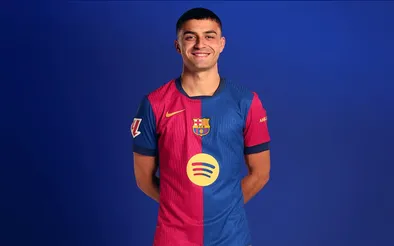
#> input picture test-img/pedri-test.webp, 394 x 246 px, shrunk from 1200 x 750 before the run
$ jupyter execute --allow-errors realmodel.ipynb   (shell and % lines are left out)
#> lines starting #> are read from the running program, lines starting #| are printed output that depends on the picture
[cell 1]
import numpy as np
import cv2
from matplotlib import pyplot as plt

[cell 2]
img = cv2.imread('./test-img/pedri-test.webp')
#> img is the input picture: shape (246, 394, 3); mean B, G, R 109.7, 45.1, 45.2
img.shape
#> Out = (246, 394, 3)

[cell 3]
plt.imshow(img)
plt.show()

[cell 4]
gray = cv2.cvtColor(img, cv2.COLOR_BGR2GRAY)
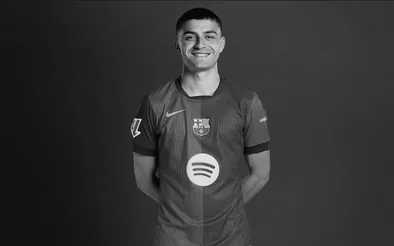
#> gray: shape (246, 394); min 0, max 250, mean 52.5
gray.shape
#> Out = (246, 394)

[cell 5]
gray

[cell 6]
plt.imshow(gray, cmap='gray')
plt.show()

[cell 7]
face_cascade = cv2.CascadeClassifier('./opencv/haarcascades/haarcascade_frontalface_default.xml')
eye_cascade = cv2.CascadeClassifier('./opencv/haarcascades/haarcascade_eye.xml')

faces = face_cascade.detectMultiScale(gray, 1.3, 5)
#> faces = [[174, 15, 56, 56]]
faces
#> Out = [[174, 15, 56, 56]]

[cell 8]
(x, y, w, h) = faces[0]
#> x = 174; y = 15; w = 56; h = 56
x, y, w, h
#> Out = (174, 15, 56, 56)

[cell 9]
face_img = cv2.rectangle(img,(x,y),(x+w,y+h),(255,0,0),2)
plt.imshow(face_img)
plt.show()

[cell 10]
cv2.destroyAllWindows()
for (x,y,w,h) in faces:
    face_img = cv2.rectangle(img,(x,y),(x+w,y+h),(255,0,0),2)
    roi_gray = gray[y:y+h, x:x+w]
    roi_color = face_img[y:y+h, x:x+w]
    eyes = eye_cascade.detectMultiScale(roi_gray)
    for (ex,ey,ew,eh) in eyes:
        cv2.rectangle(roi_color,(ex,ey),(ex+ew,ey+eh),(0,255,0),2)
#> this loop made 1 pass
#> pass 1, `roi_gray = gray[y:y+h, x:x+w]`:
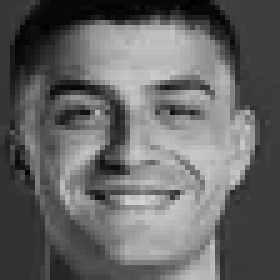
#> roi_gray: shape (56, 56) (shown 5 times larger); min 0, max 212, mean 101.4
#> pass 1, `roi_color = face_img[y:y+h, x:x+w]`:
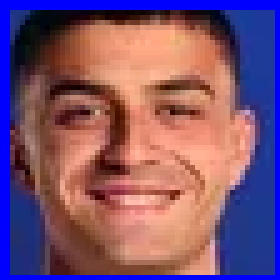
#> roi_color: shape (56, 56, 3) (shown 5 times larger); mean B, G, R 112, 83.7, 125


plt.figure()
plt.imshow(face_img, cmap='gray')
plt.show()

[cell 11]
plt.imshow(roi_color, cmap='gray')
plt.show()

[cell 12]
def get_cropped_image_if_2_eyes(image_path):
#> called with image_path = './test-img/raphinha-test.webp'
    img = cv2.imread(image_path)
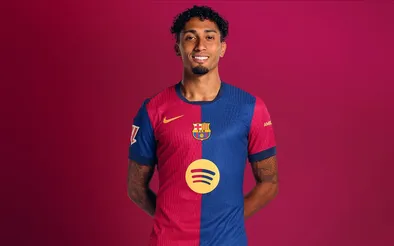
#> input picture test-img/raphinha-test.webp, 394 x 246 px, shrunk from 1200 x 750 before the run
#> img is the input picture: shape (246, 394, 3); mean B, G, R 61.2, 23.8, 130.8
    gray = cv2.cvtColor(img, cv2.COLOR_BGR2GRAY)
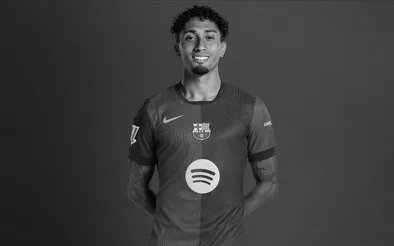
#> gray: shape (246, 394); min 0, max 241, mean 60.1
    faces = face_cascade.detectMultiScale(gray, 1.3, 5)
#> faces = [[173, 17, 56, 56]]
    for (x,y,w,h) in faces:
        roi_gray = gray[y:y+h, x:x+w]
        roi_color = img[y:y+h, x:x+w]
        eyes = eye_cascade.detectMultiScale(roi_gray)
        if len(eyes) >= 2:
            return roi_color
#> this loop made 1 pass
#> pass 1, in get_cropped_image_if_2_eyes, `roi_gray = gray[y:y+h, x:x+w]`:
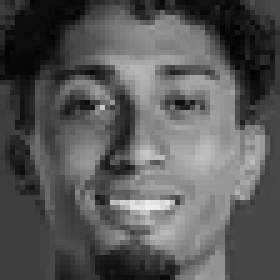
#> roi_gray: shape (56, 56) (shown 5 times larger); min 1, max 238, mean 88.2
#> pass 1, in get_cropped_image_if_2_eyes, `roi_color = img[y:y+h, x:x+w]`:
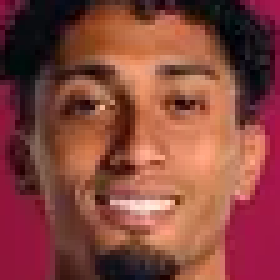
#> roi_color: shape (56, 56, 3) (shown 5 times larger); mean B, G, R 61.6, 69.6, 134.8

[cell 13]
cropped_image = get_cropped_image_if_2_eyes("./test-img/raphinha-test.webp")
#> (the rest of this cell did not finish here and is left out)

[cell 14]
cropped_image1 = get_cropped_image_if_2_eyes("./test-img/lamine-fail-test.webp")
#> call 2 of get_cropped_image_if_2_eyes, with image_path = './test-img/lamine-fail-test.webp'
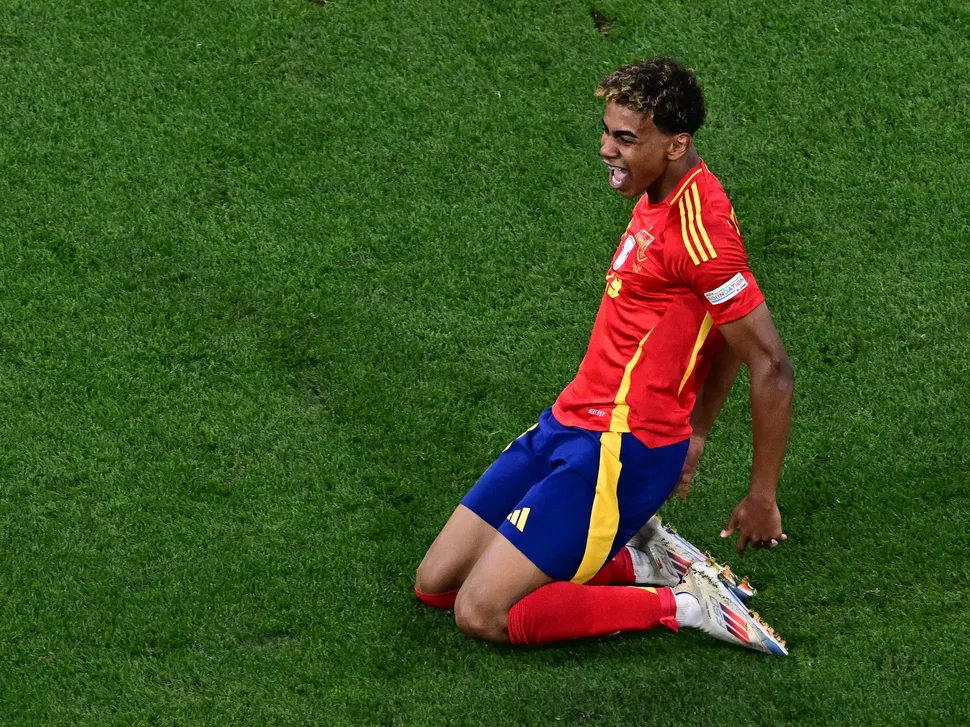
#> input picture test-img/lamine-fail-test.webp, 970 x 727 px, shrunk from 2954 x 2215 before the run
#> in get_cropped_image_if_2_eyes, img is the input picture: shape (727, 970, 3); mean B, G, R 31.7, 81.4, 60.3
#> in get_cropped_image_if_2_eyes (call 2), `gray = cv2.cvtColor(img, cv2.COLOR_BGR2GRAY)`:
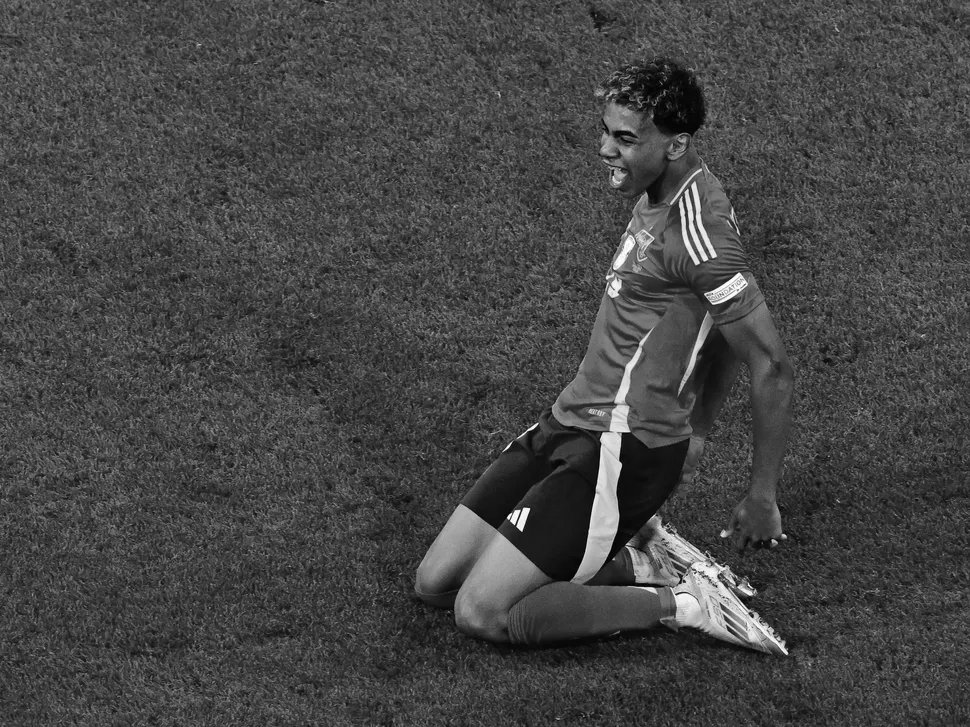
#> gray: shape (727, 970); min 0, max 255, mean 69.4
#> in get_cropped_image_if_2_eyes (call 2), `faces = face_cascade.detectMultiScale(gray, 1.3, 5)`: faces = ()
cropped_image1

[cell 15]
path_to_data = './data'
path_to_cr_data = './data/cropped/'

[cell 16]
import os
img_drs = []
for entry in os.scandir(path_to_data):
    if entry.is_dir():
        img_drs.append(entry.path)

[cell 17]
print(img_drs)

[cell 18]
import shutil
if os.path.exists(path_to_cr_data):
    # removing the folder
     shutil.rmtree(path_to_cr_data)

os.mkdir(path_to_cr_data)

[cell 19]
cropped_image_dirs = []
celebrity_file_names_dict = {}
#> (the rest of this cell did not finish here and is left out)
